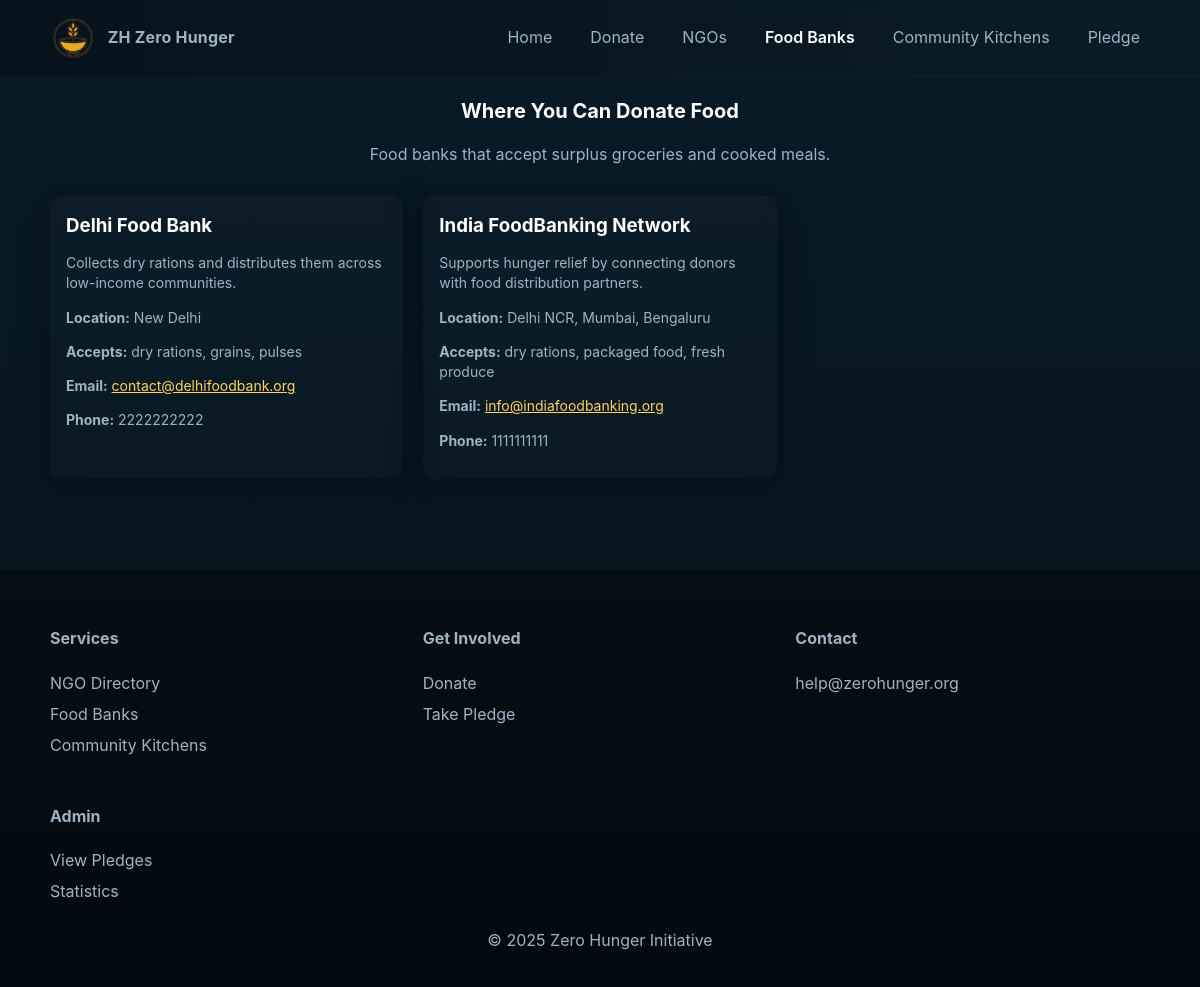
Screenshot of /foodbanks with the database file from the repository.
### tables this page shows
CREATE TABLE food_banks (
        id INTEGER PRIMARY KEY AUTOINCREMENT,
        name TEXT NOT NULL UNIQUE,
        description TEXT,
        location TEXT,
        contact_email TEXT,
        phone TEXT,
        accepted_items TEXT,
        operating_hours TEXT,
        created_at TIMESTAMP DEFAULT CURRENT_TIMESTAMP
    );

### app.py (the view)
@app.route("/foodbanks")
def foodbanks():
    conn = get_db()
    c = conn.cursor()
    c.execute("SELECT * FROM food_banks ORDER BY name")
    bank_list = c.fetchall()
    close_db(conn)
    return render_template("home/foodbanks.html", foodbanks=bank_list)

### database.py (called while the page is built)
def get_db():
    conn = sqlite3.connect(DB)
    conn.row_factory = sqlite3.Row
    return conn

### templates/home/foodbanks.html (shortened to what this page needs)
{% extends "base.html" %}
{% block content %}
<section class="info">
  <h2 class="section-title">Where You Can Donate Food</h2>
  <p class="section-sub">Food banks that accept surplus groceries and cooked meals.</p>
  <div class="cards">
    {% if foodbanks %}
      {% for bank in foodbanks %}
      <div class="card">
        <div class="card-body">
          <h3>{{ bank.name }}</h3>
          <p>{{ bank.description }}</p>
          <p><strong>Location:</strong> {{ bank.location }}</p>
          <p><strong>Accepts:</strong> {{ bank.accepted_items }}</p>
          <p><strong>Email:</strong> <a href="mailto:{{ bank.contact_email }}" style="color: var(--accent);">{{ bank.contact_email }}</a></p>
          {% if bank.phone %}<p><strong>Phone:</strong> {{ bank.phone }}</p>{% endif %}
        </div>
      </div>
      {% endfor %}
    {% else %}
      <p style="text-align: center; color: var(--muted);">No food banks found</p>
    {% endif %}
  </div>
</section>
{% endblock %}

### static/style.css (style rules this page uses)
:root { --bg:#071a26; --panel:#0f3d57; --accent:#ffd35c; --muted:#9fb4c3; --card:#0b2a36; --glass: rgba(255,255,255,0.03); }
* { box-sizing:border-box }
html,body { height:100% }
body { margin:0; font-family: 'Inter', system-ui, -apple-system, "Segoe UI", Roboto, "Helvetica Neue", Arial; background: linear-gradient(180deg,var(--bg), #04121a 120%); color: #e8f3f7; -webkit-font-smoothing:antialiased; -moz-osx-font-smoothing:grayscale; line-height:1.45; }
.info { padding:12px 0 40px }
.section-title { font-size:20px; color:white; text-align:center; margin-top:8px }
.section-sub { color:var(--muted); text-align:center; margin:10px 0 30px; max-width:820px; margin-left:auto; margin-right:auto }
.cards { display:grid; grid-template-columns:repeat(3,1fr); gap:20px; margin-top:10px }
.card { background:linear-gradient(180deg, rgba(255,255,255,0.02), rgba(255,255,255,0.01)); border-radius:12px; overflow:hidden; box-shadow: 0 10px 30px rgba(4,12,18,0.6); transition:transform .22s ease, box-shadow .22s ease }
.card-body { padding:16px }
.card h3 { margin:0 0 8px; color:#fff }
.card p { color:var(--muted); font-size:14px; margin-bottom:12px }

### rows the page displays
food_banks: name "Delhi Food Bank", description "Collects dry rations and distributes them across low-income communities.", location "New Delhi", accepted_items "dry rations, grains, pulses", contact_email "contact@delhifoodbank.org", phone "2222222222"
food_banks: name "India FoodBanking Network", description "Supports hunger relief by connecting donors with food distribution partners.", location "Delhi NCR, Mumbai, Bengaluru", accepted_items "dry rations, packaged food, fresh produce", contact_email "info@indiafoodbanking.org", phone "1111111111"
